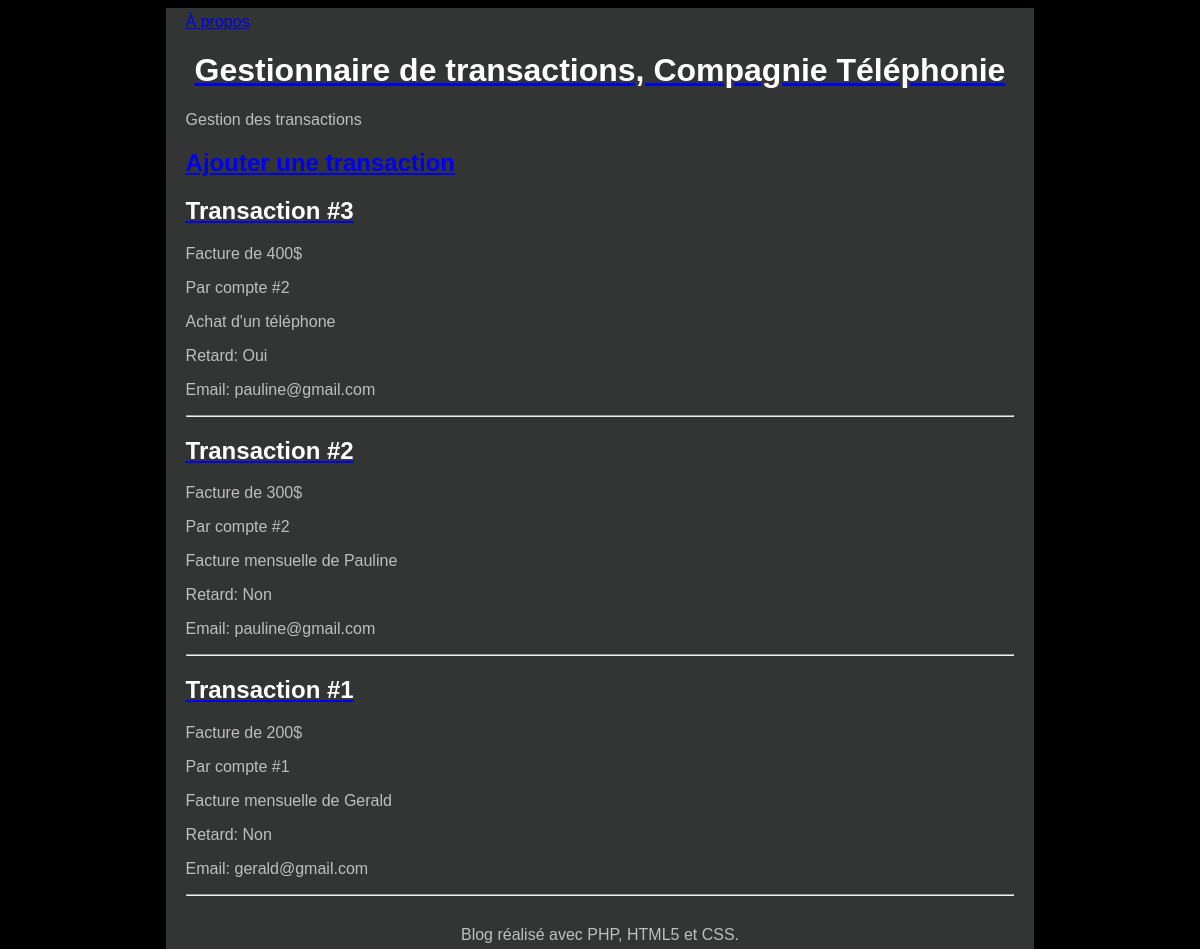
The page / on the database its author committed.
### tables this page shows
CREATE TABLE `transactions` (
  `id` int(11) NOT NULL,
  `compte_id` int(11) NOT NULL,
  `montant` varchar(255) NOT NULL,
  `commentaire` varchar(255) NOT NULL,
  `retard` varchar(255) NOT NULL,
  `email` varchar(255) NOT NULL
);

### Controleur/Controleur.php (called while the page is built, shortened)
<?php
require 'Modele/Modele.php';
function accueil() {
    $transactions = getTransactions();
    require 'Vue/vueAccueil.php';
}

### Modele/Modele.php (called while the page is built, shortened)
<?php
function getBdd() {
    $bdd = new PDO('mysql:host=localhost;dbname=facturetelephone;charset=utf8', 'root', 'mysql', array(PDO::ATTR_ERRMODE => PDO::ERRMODE_EXCEPTION));
    return $bdd;
}
function getTransactions() {
    $bdd = getBdd();
    $transactions = $bdd->query('select * from transactions'
        . ' order by id desc');
    return $transactions;
}

### Vue/vueAccueil.php (the view, shortened to what this page needs)
    <a href="index.php?action=nouvelleTransaction">
        <h2 class="titreTransaction">Ajouter une transaction</h2>
    </a>
<?php foreach ($transactions as $transaction):
    ?>
    <article>
        <header>
            <a href="<?= "index.php?action=transaction&id=" . $transaction['id'] ?>">
                <h1 class="titreArticle">Transaction #<?= $transaction['id'] ?></h1>
            </a>
            <p>Facture de <?= $transaction['montant'] ?>$</p>Par compte #<?= $transaction['compte_id'] ?>
        </header>
        <p><?= $transaction['commentaire'] ?></p>
        <p>Retard: <?= $transaction['retard'] ?></p>
        <p>Email: <?= $transaction['email'] ?></p>
    </article>
    <hr />
<?php endforeach; ?>
<?php $contenu = ob_get_clean(); ?>
<?php require 'Vue/gabarit.php'; ?>

### index.php
<?php
require 'Controleur/Controleur.php';
try {
    if (isset($_GET['action'])) {
        if ($_GET['action'] == 'transaction') {
            if (isset($_GET['id'])) {
                $id = intval($_GET['id']);
                if ($id != 0) {
                    $erreur = isset($_GET['erreur']) ? $_GET['erreur'] : '';
                    transaction($id, $erreur);
                } else
                    throw new Exception("Identifiant de transaction incorrect");
            } else
                throw new Exception("Aucun identifiant de transaction");
        } else if ($_GET['action'] == 'coderabais') {
            if (isset($_POST['transaction_id'])) {
                $id = intval($_POST['transaction_id']);
                if ($id != 0) {
                    $transaction = getTransaction($id);
                    $coderabais = $_POST;
                    codeRabais($coderabais);
                } else
                    throw new Exception("Identifiant de transaction incorrect");
            } else
                throw new Exception("Aucun identifiant de transaction");
        } else if ($_GET['action'] == 'confirmer') {
            if (isset($_GET['id'])) {
                $id = intval($_GET['id']);
                if ($id != 0) {
                    confirmer($id);
                } else
                    throw new Exception("Identifiant de transaction incorrect");
            } else
                throw new Exception("Aucun identifiant de transaction");
        } else if ($_GET['action'] == 'confirmerModif') {
            if (isset($_GET['id'])) {
                $id = intval($_GET['id']);
                if ($id != 0) {
                    confirmerModif($id);
                } else
                    throw new Exception("Identifiant de transaction incorrect");
            } else
                throw new Exception("Aucun identifiant de transaction");
        } else if ($_GET['action'] == 'modifier') {
            if (isset($_POST['id'])) {
                $id = intval($_POST['id']);
                if ($id != 0) {
                    $coderabais = $_POST;
                    modifier($coderabais);
                } else
                    throw new Exception("Identifiant de transaction incorrect");
            } else
                throw new Exception("Aucun identifiant de transaction");
        } else if ($_GET['action'] == 'supprimer') {
            if (isset($_POST['id'])) {
                $id = intval($_POST['id']);
                if ($id != 0) {
                    supprimer($id);
                } else
                    throw new Exception("Identifiant de transaction incorrect");
            } else
                throw new Exception("Aucun identifiant de transaction");
        } else if ($_GET['action'] == 'nouvelleTransaction') {
            nouvelleTransaction();
        } else if ($_GET['action'] == 'ajouter') {
            $transaction = $_POST;
            ajouter($transaction);
        } else if ($_GET['action'] == 'quelsModeles') {
            quelsModeles($_GET['term']);
        } else {
            throw new Exception("Action non valide");
        }
    } else {
        accueil();
    }
} catch (Exception $e) {
    erreur($e->getMessage());
}

### Vue/gabarit.php (shortened to what this page needs)
<!doctype html>
<html lang="fr">
    <head>
        <link rel="stylesheet" href="Contenu/css/style.css" />
        <link rel="stylesheet" href="http://ajax.googleapis.com/ajax/libs/jqueryui/1.10.1/themes/base/minified/jquery-ui.min.css" type="text/css" />
    </head>
    <body>
        <div id="global">
            <a href="apropos.html">À propos</a>
            <header>
                <a href="../TP3_MignerHugo/index.php"><h1 id="titreSite">Gestionnaire de transactions, Compagnie Téléphonie</h1></a>
                <p>Gestion des transactions</p>
            </header>
            <div id="contenu">
                <?= $contenu ?>
            </div>
            <footer id="piedSite">
                Blog réalisé avec PHP, HTML5 et CSS.
            </footer>
        </div>
    </body>
</html>

### Contenu/css/style.css (style rules this page uses)
html, body { height: 100%; }
body { color: #bfbfbf; background: black; font-family: 'Futura-Medium', 'Futura', 'Trebuchet MS', sans-serif; }
h1 { color: white; }
.titreTransaction { margin-bottom : 0px; }
#global { min-height: 100%; background: #333534; width: 70%; margin: auto; text-align: justify; padding: 5px 20px; }
#contenu { margin-bottom : 30px; }
#titreSite, #piedSite { text-align: center; }

### rows shown on the page
transactions: id "3", montant "400", compte "2", commentaire "Achat d'un téléphone", retard "Oui", email "pauline@gmail.com"
transactions: id "2", montant "300", compte "2", commentaire "Facture mensuelle de Pauline", retard "Non", email "pauline@gmail.com"
transactions: id "1", montant "200", compte "1", commentaire "Facture mensuelle de Gerald", retard "Non", email "gerald@gmail.com"
